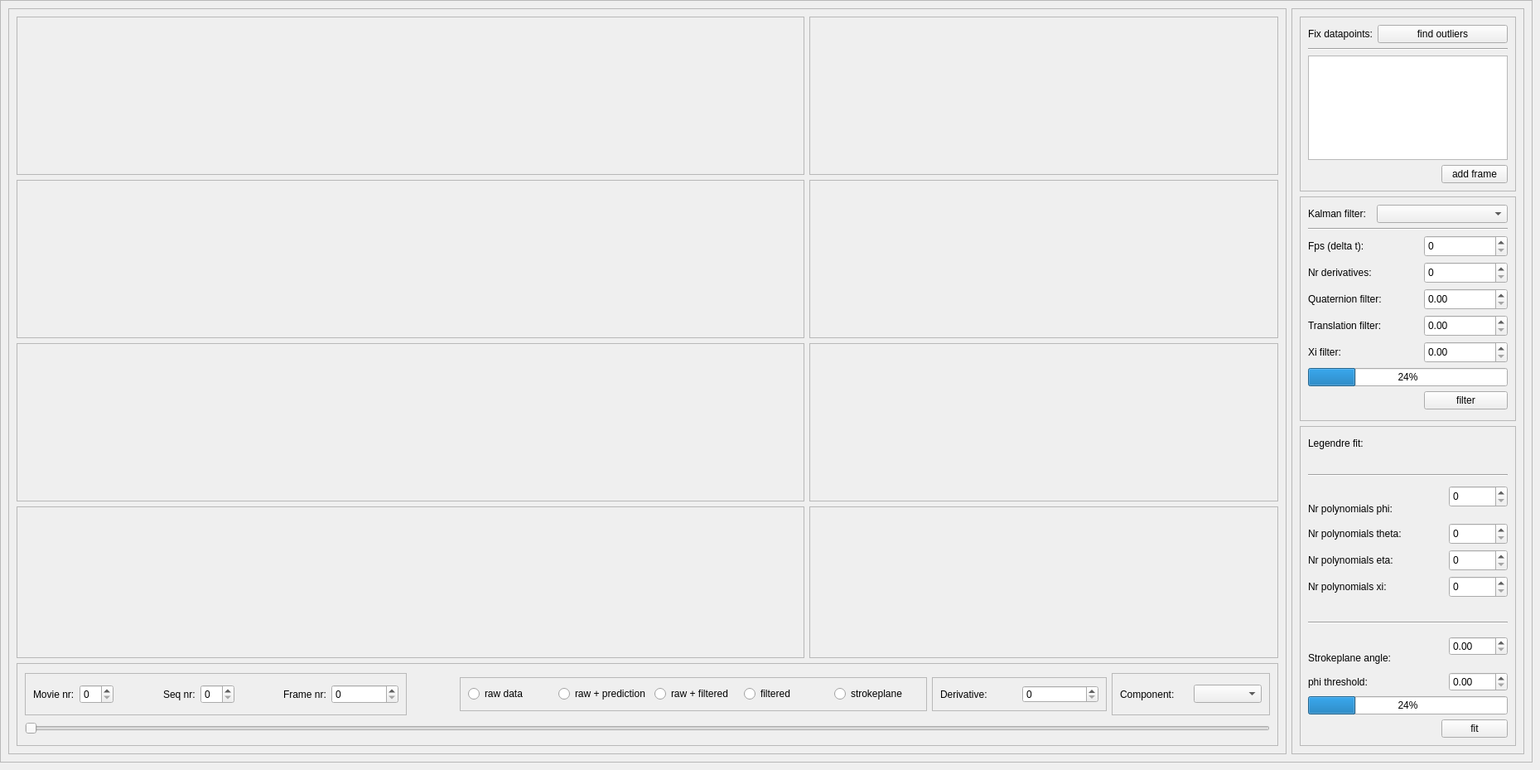
      <widget class="QWidget" name="FilterTab">
       <attribute name="title">
        <string>Correct data</string>
       </attribute>
       <widget class="QFrame" name="frame_23">
        <property name="geometry">
         <rect>
          <x>0</x>
          <y>0</y>
          <width>1850</width>
          <height>920</height>
         </rect>
        </property>
        <property name="minimumSize">
         <size>
          <width>1850</width>
          <height>900</height>
         </size>
        </property>
        <property name="maximumSize">
         <size>
          <width>1850</width>
          <height>1100</height>
         </size>
        </property>
        <property name="frameShape">
         <enum>QFrame::StyledPanel</enum>
        </property>
        <property name="frameShadow">
         <enum>QFrame::Raised</enum>
        </property>
        <layout class="QGridLayout" name="gridLayout_21">
         <item row="0" column="2">
          <widget class="QFrame" name="frame_25">
           <property name="minimumSize">
            <size>
             <width>281</width>
             <height>900</height>
            </size>
           </property>
           <property name="maximumSize">
            <size>
             <width>281</width>
             <height>16777215</height>
            </size>
           </property>
           <property name="frameShape">
            <enum>QFrame::StyledPanel</enum>
           </property>
           <property name="frameShadow">
            <enum>QFrame::Raised</enum>
           </property>
           <layout class="QVBoxLayout" name="verticalLayout_2">
            <item>
             <widget class="QFrame" name="frame_26">
              <property name="minimumSize">
               <size>
                <width>261</width>
                <height>211</height>
               </size>
              </property>
              <property name="maximumSize">
               <size>
                <width>16777215</width>
                <height>211</height>
               </size>
              </property>
              <property name="frameShape">
               <enum>QFrame::StyledPanel</enum>
              </property>
              <property name="frameShadow">
               <enum>QFrame::Raised</enum>
              </property>
              <layout class="QGridLayout" name="gridLayout_18">
               <item row="0" column="0">
                <widget class="QLabel" name="label_53">
                 <property name="text">
                  <string>Fix datapoints:</string>
                 </property>
                </widget>
               </item>
               <item row="0" column="1" colspan="2">
                <widget class="QPushButton" name="find_outliers_btn">
                 <property name="text">
                  <string>find outliers</string>
                 </property>
                </widget>
               </item>
               <item row="1" column="0" colspan="3">
                <widget class="Line" name="line_20">
                 <property name="orientation">
                  <enum>Qt::Horizontal</enum>
                 </property>
                </widget>
               </item>
               <item row="2" column="0" colspan="3">
                <widget class="QTableWidget" name="fix_frames_table"/>
               </item>
               <item row="3" column="0" colspan="2">
                <spacer name="horizontalSpacer_16">
                 <property name="orientation">
                  <enum>Qt::Horizontal</enum>
                 </property>
                 <property name="sizeHint" stdset="0">
                  <size>
                   <width>152</width>
                   <height>20</height>
                  </size>
                 </property>
                </spacer>
               </item>
               <item row="3" column="2">
                <widget class="QPushButton" name="add_frame_3_btn">
                 <property name="text">
                  <string>add frame</string>
                 </property>
                </widget>
               </item>
              </layout>
             </widget>
            </item>
            <item>
             <widget class="QFrame" name="frame_27">
              <property name="maximumSize">
               <size>
                <width>16777215</width>
                <height>271</height>
               </size>
              </property>
              <property name="frameShape">
               <enum>QFrame::StyledPanel</enum>
              </property>
              <property name="frameShadow">
               <enum>QFrame::Raised</enum>
              </property>
              <layout class="QGridLayout" name="gridLayout_16">
               <item row="0" column="0">
                <widget class="QLabel" name="label_54">
                 <property name="text">
                  <string>Kalman filter:</string>
                 </property>
                </widget>
               </item>
               <item row="0" column="1" colspan="2">
                <widget class="QComboBox" name="comp_combo_4"/>
               </item>
               <item row="1" column="0" colspan="3">
                <widget class="Line" name="line_19">
                 <property name="orientation">
                  <enum>Qt::Horizontal</enum>
                 </property>
                </widget>
               </item>
               <item row="2" column="0">
                <widget class="QLabel" name="label_58">
                 <property name="text">
                  <string>Fps (delta t):</string>
                 </property>
                </widget>
               </item>
               <item row="2" column="2">
                <widget class="QSpinBox" name="fps_spin">
                 <property name="minimumSize">
                  <size>
                   <width>101</width>
                   <height>26</height>
                  </size>
                 </property>
                </widget>
               </item>
               <item row="3" column="0">
                <widget class="QLabel" name="label_59">
                 <property name="text">
                  <string>Nr derivatives:</string>
                 </property>
                </widget>
               </item>
               <item row="3" column="2">
                <widget class="QSpinBox" name="n_deriv_kalman_spin">
                 <property name="minimumSize">
                  <size>
                   <width>101</width>
                   <height>26</height>
                  </size>
                 </property>
                </widget>
               </item>
               <item row="4" column="0" colspan="2">
                <widget class="QLabel" name="label_55">
                 <property name="text">
                  <string>Quaternion filter:</string>
                 </property>
                </widget>
               </item>
               <item row="4" column="2">
                <widget class="QDoubleSpinBox" name="quat_kalman_spin">
                 <property name="minimumSize">
                  <size>
                   <width>101</width>
                   <height>26</height>
                  </size>
                 </property>
                </widget>
               </item>
               <item row="5" column="0" colspan="2">
                <widget class="QLabel" name="label_56">
                 <property name="text">
                  <string>Translation filter:</string>
                 </property>
                </widget>
               </item>
               <item row="5" column="2">
                <widget class="QDoubleSpinBox" name="trans_kalman_spin">
                 <property name="minimumSize">
                  <size>
                   <width>101</width>
                   <height>26</height>
                  </size>
                 </property>
                </widget>
               </item>
               <item row="6" column="0">
                <widget class="QLabel" name="label_57">
                 <property name="text">
                  <string>Xi filter:</string>
                 </property>
                </widget>
               </item>
               <item row="6" column="2">
                <widget class="QDoubleSpinBox" name="xi_kalman_spin">
                 <property name="minimumSize">
                  <size>
                   <width>101</width>
                   <height>26</height>
                  </size>
                 </property>
                </widget>
               </item>
               <item row="7" column="0" colspan="3">
                <widget class="QProgressBar" name="kalman_progress">
                 <property name="value">
                  <number>24</number>
                 </property>
                </widget>
               </item>
               <item row="8" column="0" colspan="2">
                <spacer name="horizontalSpacer_17">
                 <property name="orientation">
                  <enum>Qt::Horizontal</enum>
                 </property>
                 <property name="sizeHint" stdset="0">
                  <size>
                   <width>146</width>
                   <height>20</height>
                  </size>
                 </property>
                </spacer>
               </item>
               <item row="8" column="2">
                <widget class="QPushButton" name="kalman_filter_btn">
                 <property name="text">
                  <string>filter</string>
                 </property>
                </widget>
               </item>
              </layout>
             </widget>
            </item>
            <item>
             <widget class="QFrame" name="frame_28">
              <property name="minimumSize">
               <size>
                <width>261</width>
                <height>361</height>
               </size>
              </property>
              <property name="frameShape">
               <enum>QFrame::StyledPanel</enum>
              </property>
              <property name="frameShadow">
               <enum>QFrame::Raised</enum>
              </property>
              <layout class="QGridLayout" name="gridLayout_20">
               <item row="4" column="0">
                <widget class="QLabel" name="label_63">
                 <property name="text">
                  <string>Nr polynomials theta:</string>
                 </property>
                </widget>
               </item>
               <item row="2" column="2" rowspan="2">
                <widget class="QSpinBox" name="N_phi_spin">
                 <property name="minimumSize">
                  <size>
                   <width>71</width>
                   <height>26</height>
                  </size>
                 </property>
                </widget>
               </item>
               <item row="4" column="2">
                <widget class="QSpinBox" name="N_theta_spin">
                 <property name="minimumSize">
                  <size>
                   <width>71</width>
                   <height>26</height>
                  </size>
                 </property>
                </widget>
               </item>
               <item row="3" column="0">
                <widget class="QLabel" name="label_61">
                 <property name="text">
                  <string>Nr polynomials phi:</string>
                 </property>
                </widget>
               </item>
               <item row="1" column="0" rowspan="2" colspan="3">
                <widget class="Line" name="line_21">
                 <property name="orientation">
                  <enum>Qt::Horizontal</enum>
                 </property>
                </widget>
               </item>
               <item row="11" column="0" colspan="3">
                <widget class="QProgressBar" name="Legendre_progress">
                 <property name="value">
                  <number>24</number>
                 </property>
                </widget>
               </item>
               <item row="5" column="0" colspan="2">
                <widget class="QLabel" name="label_64">
                 <property name="text">
                  <string>Nr polynomials eta:</string>
                 </property>
                </widget>
               </item>
               <item row="6" column="0" colspan="2">
                <widget class="QLabel" name="label_65">
                 <property name="text">
                  <string>Nr polynomials xi:</string>
                 </property>
                </widget>
               </item>
               <item row="12" column="1" colspan="2">
                <widget class="QPushButton" name="fit_wbs_btn">
                 <property name="text">
                  <string>fit</string>
                 </property>
                </widget>
               </item>
               <item row="6" column="2">
                <widget class="QSpinBox" name="N_xi_spin">
                 <property name="minimumSize">
                  <size>
                   <width>71</width>
                   <height>26</height>
                  </size>
                 </property>
                </widget>
               </item>
               <item row="5" column="2">
                <widget class="QSpinBox" name="N_eta_spin">
                 <property name="minimumSize">
                  <size>
                   <width>71</width>
                   <height>26</height>
                  </size>
                 </property>
                </widget>
               </item>
               <item row="7" column="0" rowspan="2" colspan="3">
                <widget class="Line" name="line_22">
                 <property name="orientation">
                  <enum>Qt::Horizontal</enum>
                 </property>
                </widget>
               </item>
               <item row="8" column="2" rowspan="2">
                <widget class="QDoubleSpinBox" name="strk_angle_spin"/>
               </item>
               <item row="12" column="0">
                <spacer name="horizontalSpacer_18">
                 <property name="orientation">
                  <enum>Qt::Horizontal</enum>
                 </property>
                 <property name="sizeHint" stdset="0">
                  <size>
                   <width>167</width>
                   <height>20</height>
                  </size>
                 </property>
                </spacer>
               </item>
               <item row="10" column="2">
                <widget class="QDoubleSpinBox" name="phi_thresh_spin"/>
               </item>
               <item row="0" column="0" colspan="3">
                <widget class="QLabel" name="label_60">
                 <property name="text">
                  <string>Legendre fit:</string>
                 </property>
                </widget>
               </item>
               <item row="10" column="0" colspan="2">
                <widget class="QLabel" name="label_67">
                 <property name="text">
                  <string>phi threshold:</string>
                 </property>
                </widget>
               </item>
               <item row="9" column="0" colspan="2">
                <widget class="QLabel" name="label_66">
                 <property name="text">
                  <string>Strokeplane angle:</string>
                 </property>
                </widget>
               </item>
              </layout>
             </widget>
            </item>
           </layout>
          </widget>
         </item>
         <item row="0" column="0">
          <widget class="QFrame" name="frame_24">
           <property name="minimumSize">
            <size>
             <width>1543</width>
             <height>900</height>
            </size>
           </property>
           <property name="maximumSize">
            <size>
             <width>1650</width>
             <height>1100</height>
            </size>
           </property>
           <property name="frameShape">
            <enum>QFrame::StyledPanel</enum>
           </property>
           <property name="frameShadow">
            <enum>QFrame::Raised</enum>
           </property>
           <layout class="QGridLayout" name="gridLayout_17">
            <item row="2" column="1">
             <widget class="FilterPlots" name="x_plot_zoom">
              <property name="minimumSize">
               <size>
                <width>561</width>
                <height>191</height>
               </size>
              </property>
              <property name="frameShape">
               <enum>QFrame::StyledPanel</enum>
              </property>
              <property name="frameShadow">
               <enum>QFrame::Raised</enum>
              </property>
             </widget>
            </item>
            <item row="0" column="0">
             <widget class="FilterPlots" name="q_plot">
              <property name="minimumSize">
               <size>
                <width>951</width>
                <height>191</height>
               </size>
              </property>
              <property name="frameShape">
               <enum>QFrame::StyledPanel</enum>
              </property>
              <property name="frameShadow">
               <enum>QFrame::Raised</enum>
              </property>
             </widget>
            </item>
            <item row="1" column="1">
             <widget class="FilterPlots" name="t_plot_zoom">
              <property name="minimumSize">
               <size>
                <width>561</width>
                <height>191</height>
               </size>
              </property>
              <property name="frameShape">
               <enum>QFrame::StyledPanel</enum>
              </property>
              <property name="frameShadow">
               <enum>QFrame::Raised</enum>
              </property>
             </widget>
            </item>
            <item row="2" column="0">
             <widget class="FilterPlots" name="x_plot">
              <property name="minimumSize">
               <size>
                <width>951</width>
                <height>191</height>
               </size>
              </property>
              <property name="frameShape">
               <enum>QFrame::StyledPanel</enum>
              </property>
              <property name="frameShadow">
               <enum>QFrame::Raised</enum>
              </property>
             </widget>
            </item>
            <item row="1" column="0">
             <widget class="FilterPlots" name="t_plot">
              <property name="minimumSize">
               <size>
                <width>951</width>
                <height>191</height>
               </size>
              </property>
              <property name="frameShape">
               <enum>QFrame::StyledPanel</enum>
              </property>
              <property name="frameShadow">
               <enum>QFrame::Raised</enum>
              </property>
             </widget>
            </item>
            <item row="0" column="1">
             <widget class="FilterPlots" name="q_plot_zoom">
              <property name="minimumSize">
               <size>
                <width>561</width>
                <height>191</height>
               </size>
              </property>
              <property name="frameShape">
               <enum>QFrame::StyledPanel</enum>
              </property>
              <property name="frameShadow">
               <enum>QFrame::Raised</enum>
              </property>
             </widget>
            </item>
            <item row="3" column="1">
             <widget class="FilterPlots" name="cost_plot_zoom">
              <property name="minimumSize">
               <size>
                <width>561</width>
                <height>183</height>
               </size>
              </property>
              <property name="frameShape">
               <enum>QFrame::StyledPanel</enum>
              </property>
              <property name="frameShadow">
               <enum>QFrame::Raised</enum>
              </property>
             </widget>
            </item>
            <item row="3" column="0">
             <widget class="FilterPlots" name="cost_plot">
              <property name="minimumSize">
               <size>
                <width>951</width>
                <height>183</height>
               </size>
              </property>
              <property name="frameShape">
               <enum>QFrame::StyledPanel</enum>
              </property>
              <property name="frameShadow">
               <enum>QFrame::Raised</enum>
              </property>
             </widget>
            </item>
            <item row="4" column="0" colspan="2">
             <widget class="QFrame" name="frame_35">
              <property name="minimumSize">
               <size>
                <width>1523</width>
                <height>100</height>
               </size>
              </property>
              <property name="maximumSize">
               <size>
                <width>16777215</width>
                <height>100</height>
               </size>
              </property>
              <property name="frameShape">
               <enum>QFrame::StyledPanel</enum>
              </property>
              <property name="frameShadow">
               <enum>QFrame::Raised</enum>
              </property>
              <layout class="QGridLayout" name="gridLayout_19">
               <item row="0" column="0">
                <widget class="QFrame" name="frame_31">
                 <property name="minimumSize">
                  <size>
                   <width>461</width>
                   <height>51</height>
                  </size>
                 </property>
                 <property name="maximumSize">
                  <size>
                   <width>461</width>
                   <height>51</height>
                  </size>
                 </property>
                 <property name="frameShape">
                  <enum>QFrame::StyledPanel</enum>
                 </property>
                 <property name="frameShadow">
                  <enum>QFrame::Raised</enum>
                 </property>
                 <layout class="QHBoxLayout" name="horizontalLayout_8">
                  <item>
                   <widget class="QLabel" name="label_50">
                    <property name="text">
                     <string>Movie nr:</string>
                    </property>
                   </widget>
                  </item>
                  <item>
                   <widget class="QSpinBox" name="movie_spin_3"/>
                  </item>
                  <item>
                   <spacer name="horizontalSpacer_15">
                    <property name="orientation">
                     <enum>Qt::Horizontal</enum>
                    </property>
                    <property name="sizeHint" stdset="0">
                     <size>
                      <width>21</width>
                      <height>13</height>
                     </size>
                    </property>
                   </spacer>
                  </item>
                  <item>
                   <widget class="QLabel" name="label_51">
                    <property name="text">
                     <string>Seq nr:</string>
                    </property>
                   </widget>
                  </item>
                  <item>
                   <widget class="QSpinBox" name="seq_spin_3"/>
                  </item>
                  <item>
                   <spacer name="horizontalSpacer_14">
                    <property name="orientation">
                     <enum>Qt::Horizontal</enum>
                    </property>
                    <property name="sizeHint" stdset="0">
                     <size>
                      <width>20</width>
                      <height>13</height>
                     </size>
                    </property>
                   </spacer>
                  </item>
                  <item>
                   <widget class="QLabel" name="label_52">
                    <property name="text">
                     <string>Frame nr:</string>
                    </property>
                   </widget>
                  </item>
                  <item>
                   <widget class="QSpinBox" name="frame_spin_3">
                    <property name="minimumSize">
                     <size>
                      <width>81</width>
                      <height>20</height>
                     </size>
                    </property>
                   </widget>
                  </item>
                 </layout>
                </widget>
               </item>
               <item row="0" column="1">
                <spacer name="horizontalSpacer_13">
                 <property name="orientation">
                  <enum>Qt::Horizontal</enum>
                 </property>
                 <property name="sizeHint" stdset="0">
                  <size>
                   <width>908</width>
                   <height>16</height>
                  </size>
                 </property>
                </spacer>
               </item>
               <item row="0" column="2">
                <widget class="QFrame" name="filtered_trace_btn">
                 <property name="minimumSize">
                  <size>
                   <width>564</width>
                   <height>41</height>
                  </size>
                 </property>
                 <property name="maximumSize">
                  <size>
                   <width>651</width>
                   <height>41</height>
                  </size>
                 </property>
                 <property name="frameShape">
                  <enum>QFrame::StyledPanel</enum>
                 </property>
                 <property name="frameShadow">
                  <enum>QFrame::Raised</enum>
                 </property>
                 <layout class="QHBoxLayout" name="horizontalLayout_3">
                  <item>
                   <widget class="QRadioButton" name="raw_trace_btn">
                    <property name="text">
                     <string>raw data</string>
                    </property>
                   </widget>
                  </item>
                  <item>
                   <widget class="QRadioButton" name="raw_pred_trace_btn">
                    <property name="text">
                     <string>raw + prediction</string>
                    </property>
                   </widget>
                  </item>
                  <item>
                   <widget class="QRadioButton" name="raw_filt_trace_btn">
                    <property name="text">
                     <string>raw + filtered</string>
                    </property>
                   </widget>
                  </item>
                  <item>
                   <widget class="QRadioButton" name="filt_trace_btn">
                    <property name="text">
                     <string>filtered</string>
                    </property>
                   </widget>
                  </item>
                  <item>
                   <widget class="QRadioButton" name="stroke_trace_btn">
                    <property name="text">
                     <string>strokeplane</string>
                    </property>
                   </widget>
                  </item>
                 </layout>
                </widget>
               </item>
               <item row="0" column="3">
                <widget class="QFrame" name="frame_30">
                 <property name="minimumSize">
                  <size>
                   <width>211</width>
                   <height>31</height>
                  </size>
                 </property>
                 <property name="maximumSize">
                  <size>
                   <width>211</width>
                   <height>41</height>
                  </size>
                 </property>
                 <property name="frameShape">
                  <enum>QFrame::StyledPanel</enum>
                 </property>
                 <property name="frameShadow">
                  <enum>QFrame::Raised</enum>
                 </property>
                 <layout class="QHBoxLayout" name="horizontalLayout_6">
                  <item>
                   <widget class="QLabel" name="label_62">
                    <property name="text">
                     <string>Derivative:</string>
                    </property>
                   </widget>
                  </item>
                  <item>
                   <widget class="QSpinBox" name="deriv_spin">
                    <property name="minimumSize">
                     <size>
                      <width>71</width>
                      <height>20</height>
                     </size>
                    </property>
                   </widget>
                  </item>
                 </layout>
                </widget>
               </item>
               <item row="0" column="4">
                <widget class="QFrame" name="frame_29">
                 <property name="minimumSize">
                  <size>
                   <width>191</width>
                   <height>41</height>
                  </size>
                 </property>
                 <property name="frameShape">
                  <enum>QFrame::StyledPanel</enum>
                 </property>
                 <property name="frameShadow">
                  <enum>QFrame::Raised</enum>
                 </property>
                 <layout class="QHBoxLayout" name="horizontalLayout_7">
                  <item>
                   <widget class="QLabel" name="label_68">
                    <property name="text">
                     <string>Component:</string>
                    </property>
                   </widget>
                  </item>
                  <item>
                   <widget class="QComboBox" name="comp_combo_3"/>
                  </item>
                 </layout>
                </widget>
               </item>
               <item row="1" column="0" colspan="5">
                <widget class="QSlider" name="frame_slider_3">
                 <property name="minimumSize">
                  <size>
                   <width>1421</width>
                   <height>16</height>
                  </size>
                 </property>
                 <property name="orientation">
                  <enum>Qt::Horizontal</enum>
                 </property>
                </widget>
               </item>
              </layout>
             </widget>
            </item>
           </layout>
          </widget>
         </item>
        </layout>
       </widget>
      </widget>
